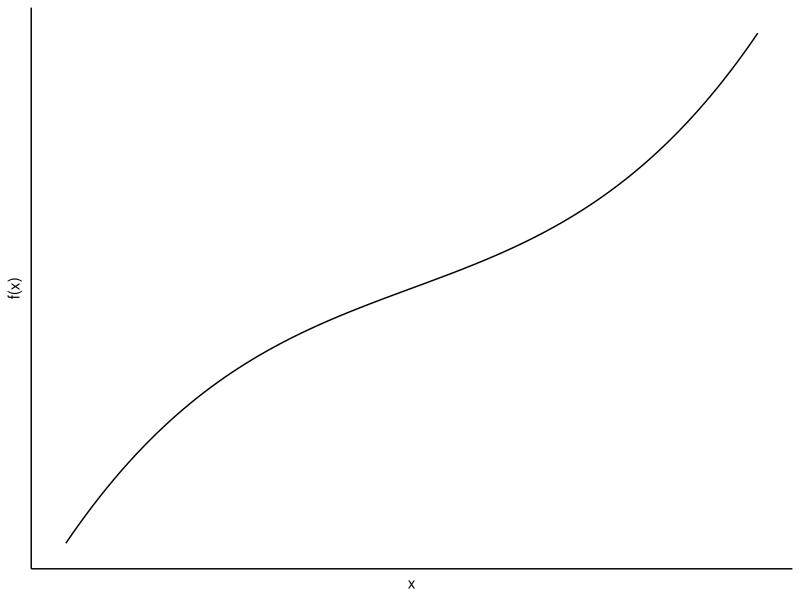
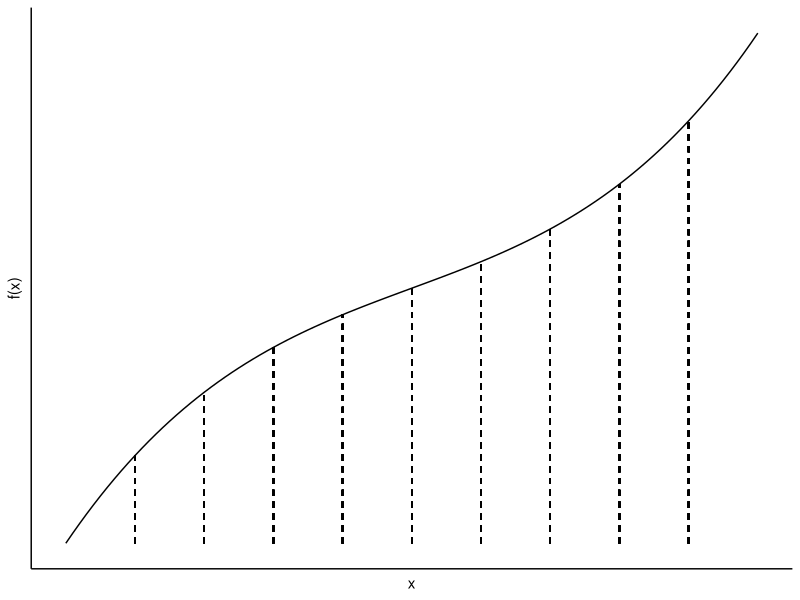
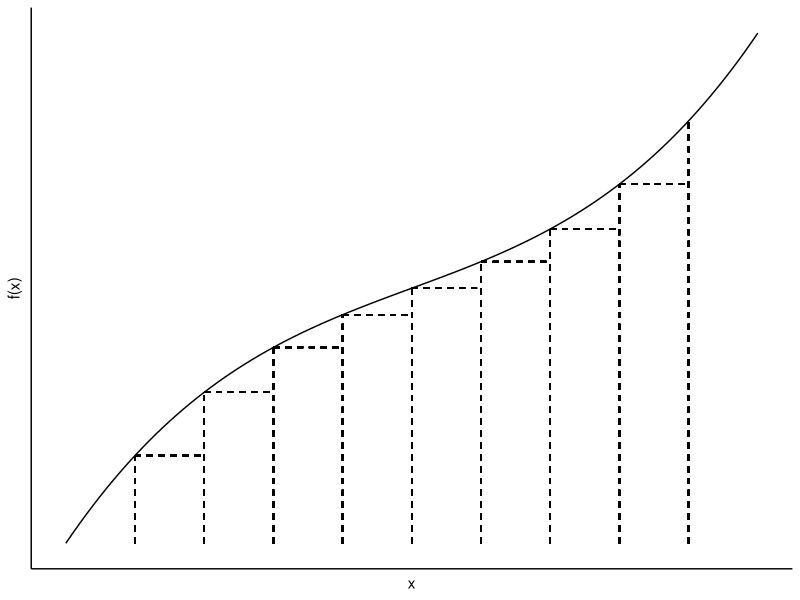
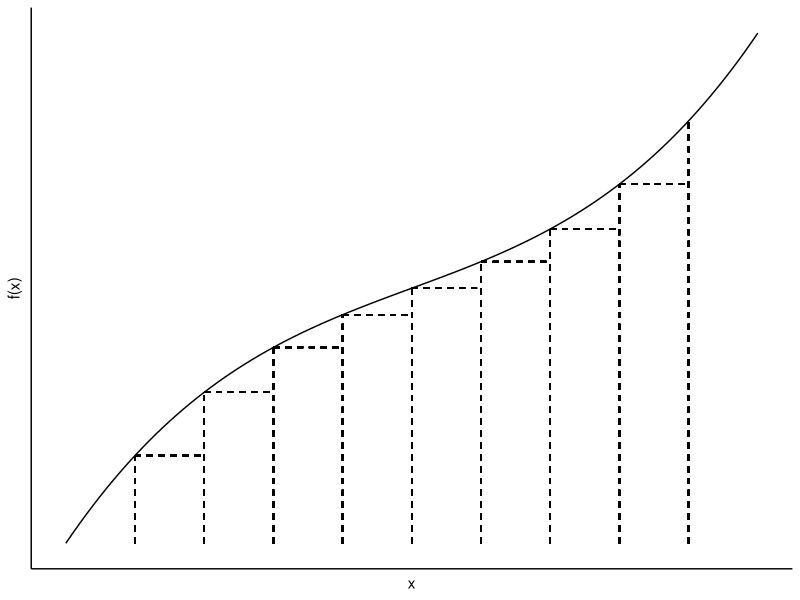
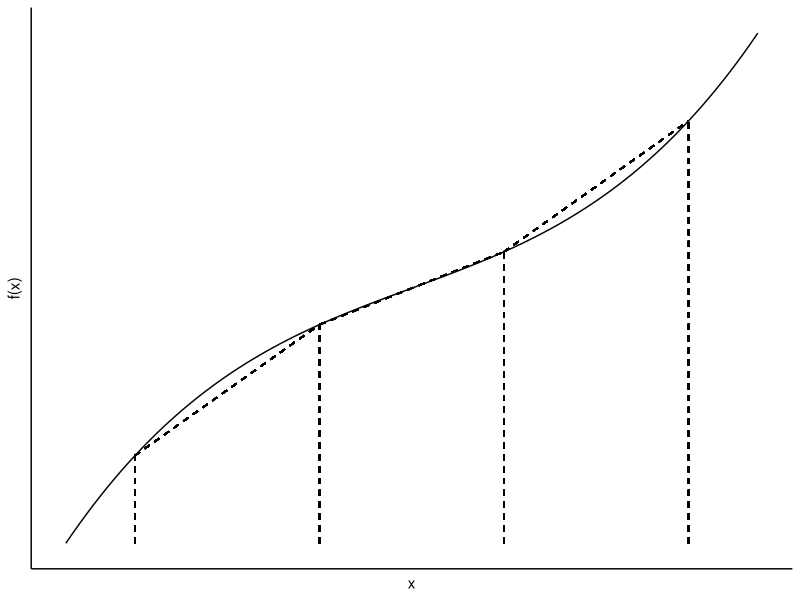
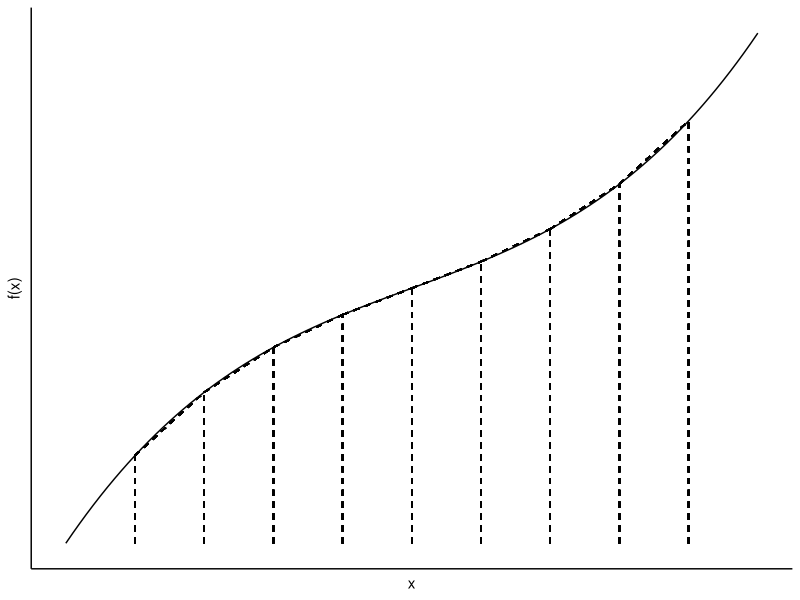

These figures' R source, in order:
## ---- chunk 1
library(tidyverse)
x <- seq(0, 1, 0.01)
y <- x^3 - 1.5*x^2 + x
#plot(x, y, type="l", ylab="f(x)", xaxt='n', yaxt='n', cex.lab=0.75)
data.frame(x = x, y = y) |>
  ggplot(aes(x = x, y = y)) +
  geom_line() +
  theme_classic() +
  labs(y = "f(x)") +
  theme(axis.ticks.x=element_blank(),
        axis.text.x=element_blank(),
        axis.text.y = element_blank(),
        axis.ticks.y=element_blank())
## ---- chunk 2
temp_f <- function(x){
  x^3 - 1.5*x^2 + x
}
data.frame(x = x, y = y) |>
  ggplot() +
  geom_line(aes(x = x, y = y)) +
  geom_segment(x = 0.1, y = 0, xend = 0.1, yend = temp_f(0.1), lty=2) +
  geom_segment(x = 0.2, y = 0, xend = 0.2, yend = temp_f(0.2), lty=2) +
  geom_segment(x = 0.3, y = 0, xend = 0.3, yend = temp_f(0.3), lty=2) +
  geom_segment(x = 0.4, y = 0, xend = 0.4, yend = temp_f(0.4), lty=2) +
  geom_segment(x = 0.5, y = 0, xend = 0.5, yend = temp_f(0.5), lty=2) +
  geom_segment(x = 0.6, y = 0, xend = 0.6, yend = temp_f(0.6), lty=2) +
  geom_segment(x = 0.7, y = 0, xend = 0.7, yend = temp_f(0.7), lty=2) +
  geom_segment(x = 0.8, y = 0, xend = 0.8, yend = temp_f(0.8), lty=2) +
  geom_segment(x = 0.9, y = 0, xend = 0.9, yend = temp_f(0.9), lty=2) +
  theme_classic() +
  labs(y = "f(x)") +
  theme(axis.ticks.x=element_blank(),
        axis.text.x=element_blank(),
        axis.text.y = element_blank(),
        axis.ticks.y=element_blank())
## ---- chunk 3
data.frame(x = x, y = y) |>
  ggplot() +
  geom_line(aes(x = x, y = y)) +
  geom_segment(x = 0.1, y = 0, xend = 0.1, yend = temp_f(0.1), lty=2) +
  geom_segment(x = 0.1, y = temp_f(0.1), xend=0.2, yend=temp_f(0.1), lty=2) +
  geom_segment(x = 0.2, y = 0, xend = 0.2, yend = temp_f(0.2), lty=2) +
  geom_segment(x = 0.2, y = temp_f(0.2), xend=0.3, yend=temp_f(0.2), lty=2) +
  geom_segment(x = 0.3, y = 0, xend = 0.3, yend = temp_f(0.3), lty=2) +
  geom_segment(x = 0.3, y = temp_f(0.3), xend=0.4, yend=temp_f(0.3), lty=2) +
  geom_segment(x = 0.4, y = 0, xend = 0.4, yend = temp_f(0.4), lty=2) +
  geom_segment(x = 0.4, y = temp_f(0.4), xend=0.5, yend=temp_f(0.4), lty=2) +
  geom_segment(x = 0.5, y = 0, xend = 0.5, yend = temp_f(0.5), lty=2) +
  geom_segment(x = 0.5, y = temp_f(0.5), xend=0.6, yend=temp_f(0.5), lty=2) +
  geom_segment(x = 0.6, y = 0, xend = 0.6, yend = temp_f(0.6), lty=2) +
  geom_segment(x = 0.6, y = temp_f(0.6), xend=0.7, yend=temp_f(0.6), lty=2) +
  geom_segment(x = 0.7, y = 0, xend = 0.7, yend = temp_f(0.7), lty=2) +
  geom_segment(x = 0.7, y = temp_f(0.7), xend=0.8, yend=temp_f(0.7), lty=2) +
  geom_segment(x = 0.8, y = 0, xend = 0.8, yend = temp_f(0.8), lty=2) +
  geom_segment(x = 0.8, y = temp_f(0.8), xend=0.9, yend=temp_f(0.8), lty=2) +
  geom_segment(x = 0.9, y = 0, xend = 0.9, yend = temp_f(0.9), lty=2) +
  theme_classic() +
  labs(y = "f(x)") +
  theme(axis.ticks.x=element_blank(),
        axis.text.x=element_blank(),
        axis.text.y = element_blank(),
        axis.ticks.y=element_blank())
## ---- chunk 4
data.frame(x = x, y = y) |>
  ggplot() +
  geom_line(aes(x = x, y = y)) +
  geom_segment(x = 0.1, y = 0, xend = 0.1, yend = temp_f(0.1), lty=2) +
  geom_segment(x = 0.1, y = temp_f(0.1), xend=0.2, yend=temp_f(0.1), lty=2) +
  geom_segment(x = 0.2, y = 0, xend = 0.2, yend = temp_f(0.2), lty=2) +
  geom_segment(x = 0.2, y = temp_f(0.2), xend=0.3, yend=temp_f(0.2), lty=2) +
  geom_segment(x = 0.3, y = 0, xend = 0.3, yend = temp_f(0.3), lty=2) +
  geom_segment(x = 0.3, y = temp_f(0.3), xend=0.4, yend=temp_f(0.3), lty=2) +
  geom_segment(x = 0.4, y = 0, xend = 0.4, yend = temp_f(0.4), lty=2) +
  geom_segment(x = 0.4, y = temp_f(0.4), xend=0.5, yend=temp_f(0.4), lty=2) +
  geom_segment(x = 0.5, y = 0, xend = 0.5, yend = temp_f(0.5), lty=2) +
  geom_segment(x = 0.5, y = temp_f(0.5), xend=0.6, yend=temp_f(0.5), lty=2) +
  geom_segment(x = 0.6, y = 0, xend = 0.6, yend = temp_f(0.6), lty=2) +
  geom_segment(x = 0.6, y = temp_f(0.6), xend=0.7, yend=temp_f(0.6), lty=2) +
  geom_segment(x = 0.7, y = 0, xend = 0.7, yend = temp_f(0.7), lty=2) +
  geom_segment(x = 0.7, y = temp_f(0.7), xend=0.8, yend=temp_f(0.7), lty=2) +
  geom_segment(x = 0.8, y = 0, xend = 0.8, yend = temp_f(0.8), lty=2) +
  geom_segment(x = 0.8, y = temp_f(0.8), xend=0.9, yend=temp_f(0.8), lty=2) +
  geom_segment(x = 0.9, y = 0, xend = 0.9, yend = temp_f(0.9), lty=2) +
  theme_classic() +
  labs(y = "f(x)") +
  theme(axis.ticks.x=element_blank(),
        axis.text.x=element_blank(),
        axis.text.y = element_blank(),
        axis.ticks.y=element_blank())
## ---- chunk 5
data.frame(x = x, y = y) |>
  ggplot() +
  geom_line(aes(x = x, y = y)) +
  geom_segment(x = 0.1, y = 0, xend = 0.1, yend = temp_f(0.1), lty=2) +
  geom_segment(x = 0.366667, y = 0, xend = 0.366667, yend = temp_f(0.366667), lty=2) +
  geom_segment(x = 0.633333, y = 0, xend = 0.633333, yend = temp_f(0.633333), lty=2) +
  geom_segment(x = 0.9, y = 0, xend = 0.9, yend = temp_f(0.9), lty=2) +
  geom_segment(x = 0.1, y = temp_f(0.1), xend=0.366667, yend=temp_f(0.366667), lty=2) +
  geom_segment(x = 0.366667, y = temp_f(0.366667), xend=0.633333, yend=temp_f(0.633333), lty=2) +
  geom_segment(x = 0.633333, y = temp_f(0.633333), xend=0.9, yend=temp_f(0.9), lty=2) +
  theme_classic() +
  labs(y = "f(x)") +
  theme(axis.ticks.x=element_blank(),
        axis.text.x=element_blank(),
        axis.text.y = element_blank(),
        axis.ticks.y=element_blank())
## ---- chunk 6
data.frame(x = x, y = y) |>
  ggplot() +
  geom_line(aes(x = x, y = y)) +
  geom_segment(x = 0.1, y = 0, xend = 0.1, yend = temp_f(0.1), lty=2) +
  geom_segment(x = 0.1, y = temp_f(0.1), xend=0.2, yend=temp_f(0.2), lty=2) +
  geom_segment(x = 0.2, y = 0, xend = 0.2, yend = temp_f(0.2), lty=2) +
  geom_segment(x = 0.2, y = temp_f(0.2), xend=0.3, yend=temp_f(0.3), lty=2) +
  geom_segment(x = 0.3, y = 0, xend = 0.3, yend = temp_f(0.3), lty=2) +
  geom_segment(x = 0.3, y = temp_f(0.3), xend=0.4, yend=temp_f(0.4), lty=2) +
  geom_segment(x = 0.4, y = 0, xend = 0.4, yend = temp_f(0.4), lty=2) +
  geom_segment(x = 0.4, y = temp_f(0.4), xend=0.5, yend=temp_f(0.5), lty=2) +
  geom_segment(x = 0.5, y = 0, xend = 0.5, yend = temp_f(0.5), lty=2) +
  geom_segment(x = 0.5, y = temp_f(0.5), xend=0.6, yend=temp_f(0.6), lty=2) +
  geom_segment(x = 0.6, y = 0, xend = 0.6, yend = temp_f(0.6), lty=2) +
  geom_segment(x = 0.6, y = temp_f(0.6), xend=0.7, yend=temp_f(0.7), lty=2) +
  geom_segment(x = 0.7, y = 0, xend = 0.7, yend = temp_f(0.7), lty=2) +
  geom_segment(x = 0.7, y = temp_f(0.7), xend=0.8, yend=temp_f(0.8), lty=2) +
  geom_segment(x = 0.8, y = 0, xend = 0.8, yend = temp_f(0.8), lty=2) +
  geom_segment(x = 0.8, y = temp_f(0.8), xend=0.9, yend=temp_f(0.9), lty=2) +
  geom_segment(x = 0.9, y = 0, xend = 0.9, yend = temp_f(0.9), lty=2) +
  theme_classic() +
  labs(y = "f(x)") +
  theme(axis.ticks.x=element_blank(),
        axis.text.x=element_blank(),
        axis.text.y = element_blank(),
        axis.ticks.y=element_blank())
